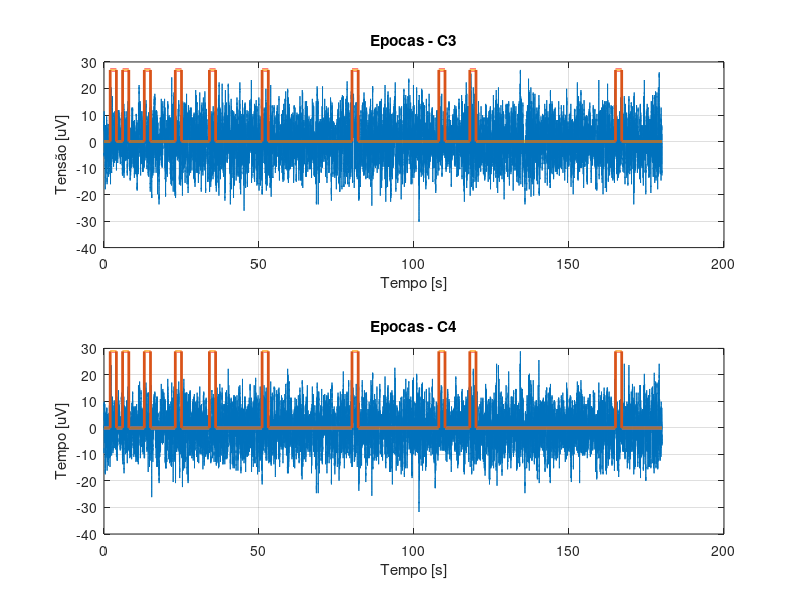

This figure's MATLAB source: (Note: this script raises an error after producing the figure.)
% ------------------------------------------------------------------------------
% FEDERAL UNIVERSITY OF UBERLANDIA
% Faculty of Electrical Engineering
% Biomedical Engineering Lab
% ------------------------------------------------------------------------------
% Author: Italo Gustavo Sampaio Fernandes
% Contact: italogsfernandes@gmail.com
% Git: www.github.com/italogfernandes
% ---------------------d---------------------------------------------------------
% Decription:
% ------------------------------------------------------------------------------
% Info Variavéis:
% 'Variável:' 'Informacao:';
% 'canais_ordem' 'Matriz de nomes dos canais, tem correspondência direta linha a linha com "xn"';
% 'T' 'Período de amostragem (baseado na taxa de amostragem) em segundos';
% 'fa' 'Taxa de amostragem da coleta (em Hz)';
% 'xn' 'Matriz de valores para os canais -> Correspondência direta linha a linha com "canais_ordem". Valores em uV do EEG naquela amostra';
% 'N' 'Quantidade de amostras por canal';'n_canais' 'Quantidade de canais na matriz "xn"';
% 'tempo_total' 'tempo total do exame (em segudos)';
% 't' 'vetor tempo para plotagem (em segundos)'
% 
% Canais Ordem:
% 1     2       3       4       5       6       7       8       9       10
% 'F5—' 'F61'   'FFa'   'Fp—'   'F22'   'Fp1'   'F11'   'T7O'   'C31'   'Cz2'
% 11    12      13      14      15      16      17      18      19      20
% 'C42' 'T81'   'T3—'   'C31'   'Pz2'   'C42'   'T41'   'O31'   'Oz2'   'O42'
% 21
% 'Cz2'
%
% Em aula foram utilizados os eletrodos 14 e 16. (C31 e C42)

%% Adding the path to the Destro's codes and .mat files
addpath('../datasets','../codigos_destro');

%% Clearing the enviroment
clear; close all; clc;

%% Loading the data
load('EEG_Metrologia.mat');

%% Choosing 2 Electrodes
C3 = xn(9, :);
C4 = xn(11, :);

%% Cleanning
clear('canais_ordem', 'info_variaveis', 'N', 'n_canais', 'tempo_total', 'xn');

%% Optional: Plotting the data
subplot(2,1,1);
plot(t, C3);
title('Loaded Data - C3');
xlabel('Time [s]');
ylabel('Tensão [uV]');
grid on;

subplot(2,1,2);
plot(t, C4);
title('Loaded Data - C4');
xlabel('Time [s]');
ylabel('Tensão [uV]');
grid on;

%% Splitting the data
% Vetor do inicio das epocas
tE = [2, 6, 13, 23, 34, 51, 80, 108, 118, 165];
epochs = zeros(size(C3));
qntE = length(tE);
dE = 2;
C3E = zeros(qntE, dE * fa + 1);
C4E = zeros(qntE, dE * fa + 1);
for ii=1:qntE
    C3E(ii,:) = C3(1, (tE(ii)*fa):((tE(ii) + dE)*fa));
    C4E(ii,:) = C4(1, (tE(ii)*fa):((tE(ii) + dE)*fa));
    epochs((tE(ii)*fa):((tE(ii) + dE)*fa)) = ones(1,dE * fa + 1);
end
t_cada_epoca = 0:T:dE;

%% Oprtional: Plotting the data with the epochs
subplot(2,1,1);
plot(t, C3); hold on;
plot(t, epochs*max(C3), 'linewidth', 2);
title('Epocas - C3');
xlabel('Tempo [s]');
ylabel('Tensão [uV]');
grid on;

subplot(2,1,2);
plot(t, C4); hold on;
plot(t, epochs*max(C4), 'linewidth', 2);
title('Epocas - C4');
xlabel('Tempo [s]');
ylabel('Tempo [uV]');
grid on;


%% Auto Correlation Matriz

[C3Rx, C3Tx] = autocorr_matriz(C3, fa);
[C4Rx, C4Tx] = autocorr_matriz(C4, fa);
[C3ERx, C3ETx] = autocorr_matriz(C3E, fa);
[C4ERx, C4ETx] = autocorr_matriz(C4E, fa);

%% Oprtional: Plotting the epoch
figure('NumberTitle', 'off', 'Name', 'Epocas de C3');
for ii=1:qntE
    subplot(5,2,ii);
    plot(t_cada_epoca, C3E(ii, :));
    title(['Epoca: ' int2str(tE(ii)) ' s']);
    grid on;
end
figure('NumberTitle', 'off', 'Name', 'Epocas de C4');
for ii=1:qntE
    subplot(5,2,ii);
    plot(t_cada_epoca, C4E(ii, :));
    title(['Epoca: ' int2str(tE(ii)) ' s']);
    grid on;
end

%% Calculating PSD (Power Spectrum Density)
[C3XM, ~, C3f] = DFT(C3Rx, C3Tx, 1/(C3Tx(2) - C3Tx(1)));
[C4XM, ~, C4f] = DFT(C4Rx, C4Tx, 1/(C4Tx(2) - C4Tx(1)));
% Corrigindo a tensão com 10-9
% TODO: Explicar o porque desse fator de correção
C3XM = C3XM .* 10E-9;
C4XM = C4XM .* 10E-9;

%% Calculating PSD (Power Spectrum Density) "Epocas"
[C3EXM, ~, C3Ef] = DFT(C3ERx, C3ETx, 1/(C3ETx(2) - C3ETx(1)));
[C4EXM, ~, C4Ef] = DFT(C4ERx, C4ETx, 1/(C4ETx(2) - C4ETx(1)));
% Corrigindo a tensão com 10-9
% TODO: Explicar o porque desse fator de correção
C3EXM = C3EXM .* 10E-9;
C4EXM = C4EXM .* 10E-9;

%% Optional: Plotting the PSD 
fig = figure();
set(fig,'Position', [1, 1, 400, 300]);
plot(C3f, C3XM, 'linewidth', 2);
title('Espectro', 'fontsize', 16);
ylabel('|X| [W/Hz]', 'fontsize', 18);
xlabel('F [Hz]', 'fontsize', 18);
xlim([0, 100]);
%hold on;
%plot(C4f, C4XM, 'linewidth', 2);
grid on;
%legend('C3','C4');

%% Optional: Plotting the PSD 
fig = figure();
%set(fig,'Position', [1, 1, 400, 300]);
plot(C3f, C3XM, 'linewidth', 2);
title('Espectro', 'fontsize', 16);
ylabel('|X| [W/Hz]', 'fontsize', 18);
xlabel('F [Hz]', 'fontsize', 18);
xlim([0, 100]);
hold on;
plot(C4f, C4XM, 'linewidth', 2);
grid on;
legend('C3','C4');

%% Optional: Plotting the PSD (Epocas)
% TODO: falar por que ele normaliza todas as epocas
figure();
plot(C3Ef, C3EXM);
title('PSD - Power Spectrum Density of All');
ylabel('|X| [W/Hz]');
xlabel('F [Hz]');
xlim([0, 100]);
grid on;

%% Oprtional: Plotting the 'epocas'
figure('NumberTitle', 'off', 'Name', 'PSD de C3');
for ii=1:qntE
    subplot(5,2,ii);
    plot(C3Ef, C3EXM(ii, :), 'linewidth', 2);
    ylabel('|X| [W/Hz]');
    xlabel('F [Hz]');
    xlim([0, 30]);
    title(['Epoca: ' int2str(tE(ii)) ' s']);
    grid on;
    hold on; plot(C3f, C3XM, 'linewidth', 2);
    legend('Epoca', 'Total');
end
figure('NumberTitle', 'off', 'Name', 'PSD de C4');
for ii=1:qntE
    subplot(5,2,ii);
    plot(C4Ef, C4EXM(ii, :), 'linewidth', 2);
    ylabel('|X| [W/Hz]');
    xlabel('F [Hz]');
    xlim([0, 30]);
    title(['Epoca: ' int2str(tE(ii)) ' s']);
    grid on;
    hold on; plot(C4f, C4XM, 'linewidth', 2);
    legend('Epoca', 'Total');
end

%% Power total
C3PWR = trapz(C3XM(C3f < 100), C3f(C3f < 100));
C4PWR = trapz(C4XM(C4f < 100), C4f(C4f < 100));

C3EPWR = zeros(qntE, 1);
C4EPWR = zeros(qntE, 1);
for ii=1:qntE
    C3EPWR(ii) = trapz(C3EXM(ii, C3Ef < 100), C3Ef(C3Ef < 100));
    C4EPWR(ii) = trapz(C4EXM(ii, C4Ef < 100), C4Ef(C4Ef < 100));
end

disp('************************');
disp('Usando função TRAPZ');
disp('************************');
disp(['Potência de C3: ' num2str(C3PWR)]);
disp(['Potência de C4: ' num2str(C4PWR)]);
disp('************************');
disp('Potências de cada epoca de C3: ');
C3EPWR'
disp('Potências de cada epoca de C4: ');
C4EPWR'

%% Power total usando equações do destro
C3PWR = integral(C3XM(C3f < 100), C3f(C3f < 100));
C4PWR = integral(C4XM(C4f < 100), C4f(C4f < 100));

C3EPWR = zeros(qntE, 1);
C4EPWR = zeros(qntE, 1);
for ii=1:qntE
    C3EPWR(ii) = integral(C3EXM(ii, C3Ef < 100), C3Ef(C3Ef < 100));
    C4EPWR(ii) = integral(C4EXM(ii, C4Ef < 100), C4Ef(C4Ef < 100));
end

disp('************************');
disp('Usando funções do Destro');
disp('************************');
disp(['Potência de C3: ' num2str(C3PWR)]);
disp(['Potência de C4: ' num2str(C4PWR)]);
disp('************************');
disp('Potências de cada epoca de C3: ');
C3EPWR'*1E6
disp('Potências de cada epoca de C4: ');
C4EPWR'*1E6

%% Erro da PSD de C3
C3XM_mean = mean(C3EXM);
C3XM_std = std(C3EXM);
C3XM_mean_upper = C3XM_mean + C3XM_std;
C3XM_mean_lower = C3XM_mean - C3XM_std;

figure();
plot(C3f, C3XM_mean, 'linewidth', 2);
hold on;
plot(C3f, C3XM, 'linewidth', 2);

plot(C3f, C3XM_mean_upper, 'k');
plot(C3f, C3XM_mean_lower, 'k');
title('Espectro de C3 Total vs C3 Media');
ylabel('|X| [W/Hz]');
xlabel('F [Hz]');
xlim([0, 30]);
grid on;
legend('C3 Media','C3 Total');
%%
find(C3XM > C3XM_mean_upper);
length(find(C3XM < C3XM_mean_lower)) / (length(C3XM)/2)

%% 
figure();

hold on;

plot(C3f, C3XM_mean_upper, 'k');
x2 = [C3f, fliplr(C3f)];
inBetween = [C3XM_mean, fliplr(C3XM_mean_upper)];
fill(x2, inBetween, [0.8 0.8 0.8]);

plot(C3f, C3XM_mean_lower, 'k');
x2 = [C3f, fliplr(C3f)];
inBetween = [C3XM_mean, fliplr(C3XM_mean_lower)];
fill(x2, inBetween, [0.8 0.8 0.8]);

h1 = plot(C3f, C3XM_mean, 'b', 'linewidth', 2);%, 'legend', 'C3 Media');
h2 = plot(C3f, C3XM, 'r', 'linewidth', 2);%, 'legend', 'C3 Total');

title('Espectro de C3 Total vs C3 Media');
ylabel('|X| [W/Hz]');
xlabel('F [Hz]');
xlim([0, 30]);
grid on;
legend([h1 h2],{'C3 Media','C3 Total'});
%legend('','','','','C3 Media','C3 Total');
%% Erro da PSD de C4
C4XM_mean = mean(C4EXM);
C4XM_std = std(C4EXM);
C4XM_mean_upper = C4XM_mean + C4XM_std;
C4XM_mean_lower = C4XM_mean - C4XM_std;

figure();
plot(C4f, C4XM_mean, 'linewidth', 2);
hold on;
plot(C4f, C4XM, 'linewidth', 2);

plot(C4f, C4XM_mean_upper, 'k');
plot(C4f, C4XM_mean_lower, 'k');
title('Espectro de C4 Total vs C4 Media');
ylabel('|X| [W/Hz]');
xlabel('F [Hz]');
xlim([0, 30]);
grid on;
legend('C4 Media','C4 Total');

%% 
figure();

hold on;

plot(C4f, C4XM_mean_upper, 'k');
x2 = [C4f, fliplr(C4f)];
inBetween = [C4XM_mean, fliplr(C4XM_mean_upper)];
fill(x2, inBetween, [0.8 0.8 0.8]);

plot(C4f, C4XM_mean_lower, 'k');
x2 = [C4f, fliplr(C4f)];
inBetween = [C4XM_mean, fliplr(C4XM_mean_lower)];
fill(x2, inBetween, [0.8 0.8 0.8]);

h1 = plot(C4f, C4XM_mean, 'b', 'linewidth', 2);%, 'legend', 'C4 Media');
h2 = plot(C4f, C4XM, 'r', 'linewidth', 2);%, 'legend', 'C4 Total');

title('Espectro de C4 Total vs C4 Media');
ylabel('|X| [W/Hz]');
xlabel('F [Hz]');
xlim([0, 30]);
grid on;
legend([h1 h2],{'C4 Media','C4 Total'});
%legend('','','','','C4 Media','C4 Total');
%%
find(C4XM > C4XM_mean_upper);
length(find(C4XM < C4XM_mean_lower)) / (length(C4XM)/2)

%% Descobrindo o DeltaV do conversor ad

%% potencias
figure()
bar(C3EPWR*1E6)
hold on
plot(C3PWR*1E6*ones(1,10), '-.', 'linewidth', 4)
title("Potências das Épocas de C3")
grid on;
ylabel('Potência [uW]')
xlabel('Época')

figure()
bar(C4EPWR*1E6)
hold on
plot(C4PWR*1E6*ones(1,10), '-.', 'linewidth', 4)
title("Potências das Épocas de C4")
grid on;
ylabel('Potência [uW]')
ylim([0, 300])
xlabel('Época')

% %% Espectrograma
% spectrogram(C3,4096,[],[],fa,'yaxis')
% ax=gca;
% ylim(ax, [0, 20]); 
% 
% %% Outro espectrograma
% fs = fa;
% [cfs,f] = cwt(C3,fs,'WaveletParameters',[14,200]);
% 
% %%
% cwt(C3,fa);